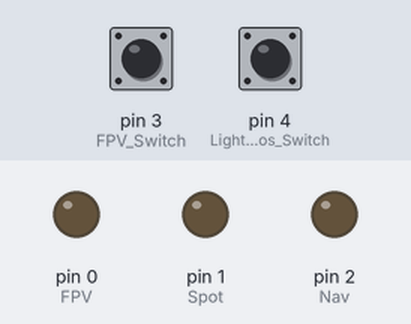
A sketch run on a simulated Arduino Uno, built with avr-gcc and run on an emulated ATmega328P. On the bench: output pins drawn as LEDs (lit = HIGH). Dashed ring = blinking. Inputs (shaded band) come from the test bench; at power-on: pin 3 (FPV_Switch) LOW, pin 4 (Light_3_Pos_Switch) LOW.

Above: at 1.2 s.
1.3 s: pin 3 (FPV_Switch) pulled HIGH for 0.15 s
At 2.3 s:
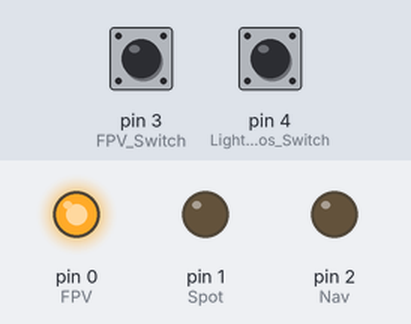
2.9 s: pin 4 (Light_3_Pos_Switch) pulsed HIGH 2 times (0.12 s each, 0.3 s apart)
At 3.33 s:
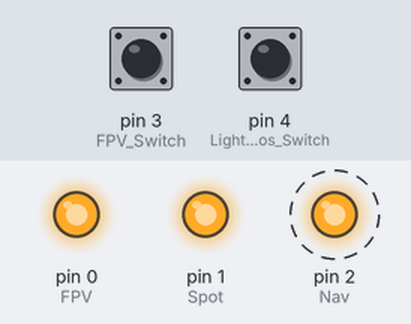
At 4.6 s:
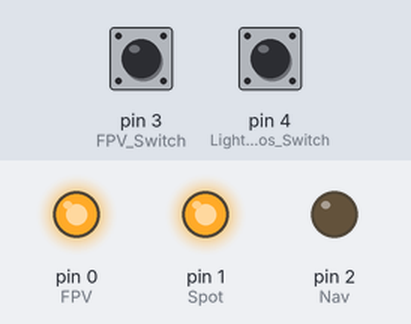
Timing chart, 0 to 6.1 s (numbered marks = the images above; inputs shaded):
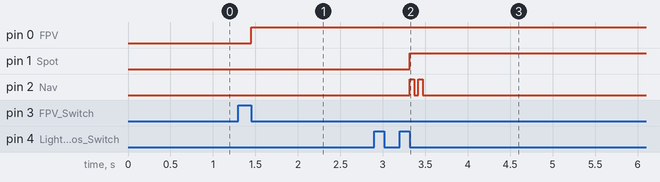

The sketch:

MicroNavFPV.ino
```cpp
boolean counter = true;

void setup() {
  pinMode(0, OUTPUT); //FPV
  pinMode(1, OUTPUT); //Spot
  pinMode(2, OUTPUT); //Nav
  pinMode(3, INPUT);  //FPV Switch
  pinMode(4, INPUT);  // Light 3 Pos Switch  // 1000000
}

void loop() {
  if (pulseIn(3, HIGH, 100000000) > 1500)  // FPV
  {
    digitalWrite(0, HIGH); //Night ON
  } else {
    digitalWrite(0, LOW); //Night OFF
  }
  delay(100);
  if (pulseIn(4, HIGH, 10000000) < 1300)   //Light
  {
    digitalWrite(1, LOW); //Spot OFF      // Light SW lower pos
    digitalWrite(2, LOW); //Nav OFF
  } else {
    if (pulseIn(4, HIGH, 10000000) > 1850)
    {
      digitalWrite(1, HIGH); //Spot ON   // Light SW upper pos
      navLights();           //Nav ON
    } else {
      digitalWrite(1, HIGH); //Spot ON  // Light SW mid pos
      digitalWrite(2, LOW); //Nav OFF
    }
  }
  delay(100);
}

void navLights() {
  if (counter) {
    counter = false;
    digitalWrite(2, HIGH);
    delay(50);
    digitalWrite(2, LOW);
    delay(50);
    digitalWrite(2, HIGH);
    delay(50);
    digitalWrite(2, LOW);
    delay(50);
  } else {
    counter = true;
  }
}
```

Measured:
- after the input at 1.3 s, pin 0 (FPV): LOW → HIGH after 0.15 s
- after the input at 2.9 s, pin 1 (Spot): LOW → HIGH after 0.42 s; pin 2 (Nav): alternates HIGH for 0.05 s and LOW for 0.05 s, 4 changes in all, then stays LOW, starting after 0.42 s
